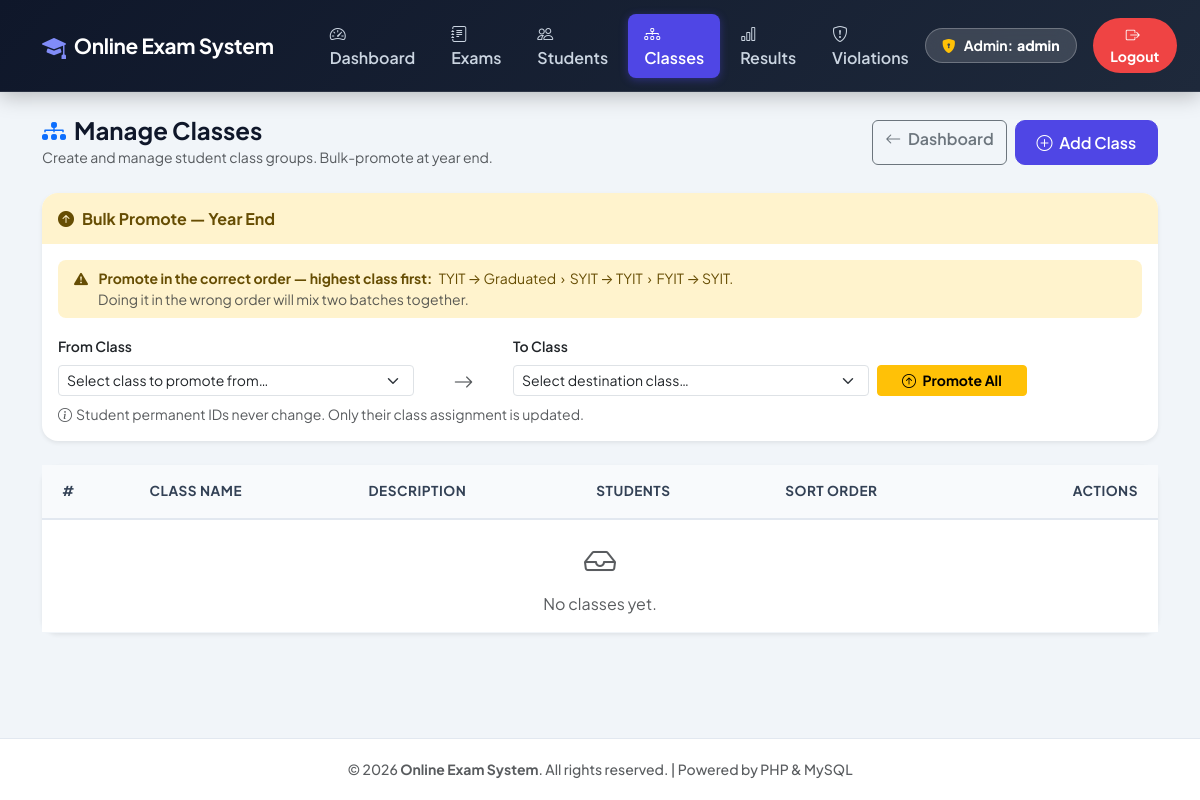
The page /admin/manage-classes.php (signed in) on the database as committed earlier.
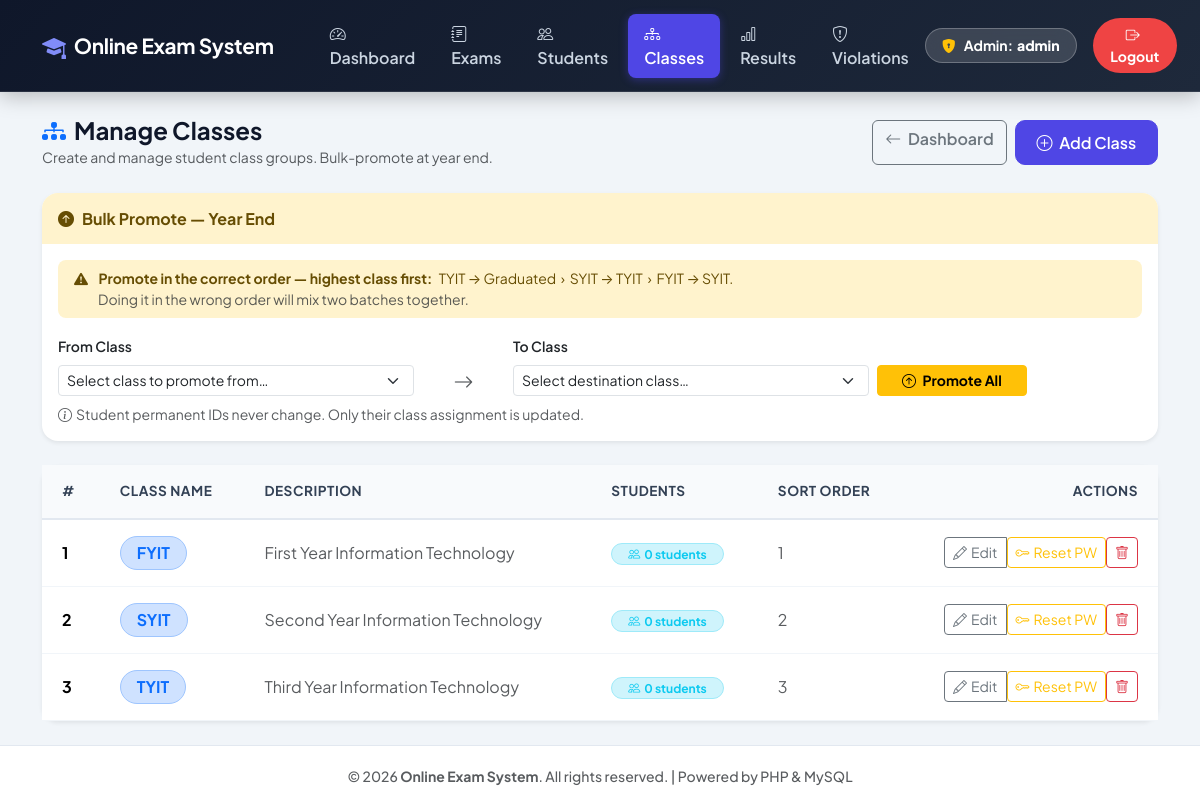
The same page on the database as committed later.
### tables this page shows
CREATE TABLE IF NOT EXISTS `classes` (
    `id`          INT AUTO_INCREMENT PRIMARY KEY,
    `name`        VARCHAR(50)  NOT NULL,
    `description` VARCHAR(200) NULL,
    `sort_order`  INT          NOT NULL DEFAULT 0,
    `created_at`  DATETIME     NOT NULL DEFAULT CURRENT_TIMESTAMP,
    UNIQUE KEY `uq_class_name` (`name`)
);

### admin/manage-classes.php (the view, shortened to what the changed rows need)
<?php
include '../includes/header.php';
include '../config/db.php';
$classes_res = mysqli_query($conn,
    "SELECT c.*, COUNT(s.id) AS student_count
     FROM classes c LEFT JOIN students s ON s.class_id = c.id
     GROUP BY c.id ORDER BY c.sort_order ASC, c.name ASC");
$classes = [];
while ($row = mysqli_fetch_assoc($classes_res)) $classes[] = $row;
?>
<div class="card border-0 shadow-sm rounded-4">
    <div class="card-body p-0">
        <div class="table-responsive">
            <table class="table custom-table align-middle mb-0">
                <thead>
                    <tr>
                        <th class="ps-4">#</th>
                        <th>Class Name</th>
                        <th>Description</th>
                        <th>Students</th>
                        <th>Sort Order</th>
                        <th class="pe-4 text-end">Actions</th>
                    </tr>
                </thead>
                <tbody>
                    <?php if (empty($classes)): ?>
                    <tr><td colspan="6" class="text-center text-muted py-5"><i class="bi bi-inbox fs-2 d-block mb-2"></i>No classes yet.</td></tr>
                    <?php else: $i = 1; foreach ($classes as $c): ?>
                    <tr>
                        <td class="ps-4 fw-bold"><?php echo $i++; ?></td>
                        <td>
                            <span class="badge bg-primary-subtle text-primary border border-primary-subtle rounded-pill px-3 py-2 fw-bold fs-6">
                                <?php echo htmlspecialchars($c['name']); ?>
                            </span>
                        </td>
                        <td class="text-muted"><?php echo htmlspecialchars($c['description'] ?? '—'); ?></td>
                        <td>
                            <a href="manage-students.php?class_id=<?php echo $c['id']; ?>" class="badge bg-info-subtle text-info border border-info-subtle rounded-pill px-3 py-1 text-decoration-none">
                                <i class="bi bi-people me-1"></i><?php echo $c['student_count']; ?> students
                            </a>
                        </td>
                        <td class="text-muted"><?php echo $c['sort_order']; ?></td>
                        <td class="pe-4 text-end">
                            <div class="btn-group btn-group-sm">
                                <button class="btn btn-outline-secondary" data-bs-toggle="modal" data-bs-target="#editClassModal<?php echo $c['id']; ?>">
                                    <i class="bi bi-pencil me-1"></i>Edit
                                </button>
                                <form method="POST" style="display:inline;" onsubmit="return confirm('Reset ALL passwords in <?php echo htmlspecialchars($c['name'], ENT_QUOTES); ?> to \'student\'?')">
                                    <button type="submit" class="btn btn-outline-warning btn-sm" title="Reset all passwords in this class to 'student'">
                                        <i class="bi bi-key me-1"></i>Reset PW
                                    </button>
                                </form>
                                <form method="POST" style="display:inline;" onsubmit="return confirm('Delete class <?php echo htmlspecialchars($c['name'], ENT_QUOTES); ?>?')">
                                    <button type="submit" class="btn btn-outline-danger btn-sm" <?php echo $c['student_count'] > 0 ? 'disabled title="Move students first"' : ''; ?>>
                                        <i class="bi bi-trash"></i>
                                    </button>
                                </form>
                            </div>
                        </td>
                    </tr>
                    <?php endforeach; endif; ?>
                </tbody>
            </table>
        </div>
    </div>
</div>
<?php include '../includes/footer.php'; ?>

Rows that differ between the two databases and show on the page:
added classes: name "FYIT", description "First Year Information Technology", student_count "0", sort_order "1"
added classes: name "SYIT", description "Second Year Information Technology", student_count "0", sort_order "2"
added classes: name "TYIT", description "Third Year Information Technology", student_count "0", sort_order "3"
Other text that changed with them:
text no longer shown: "No classes yet."
